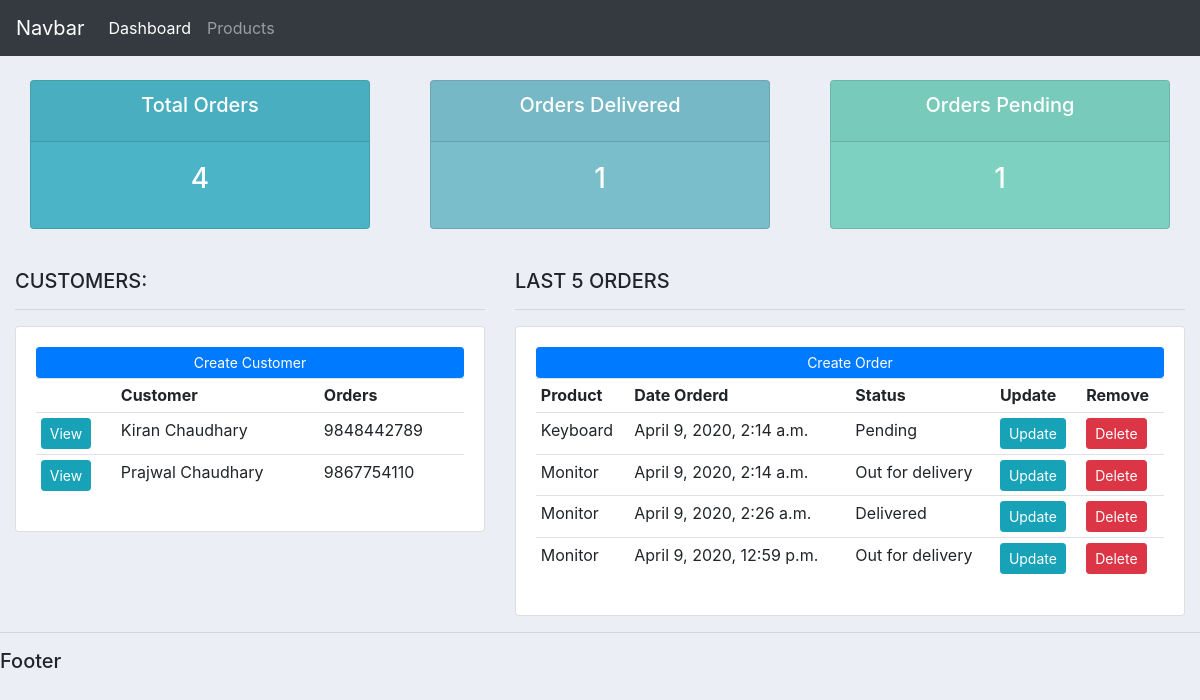
Before: / with the older database file.
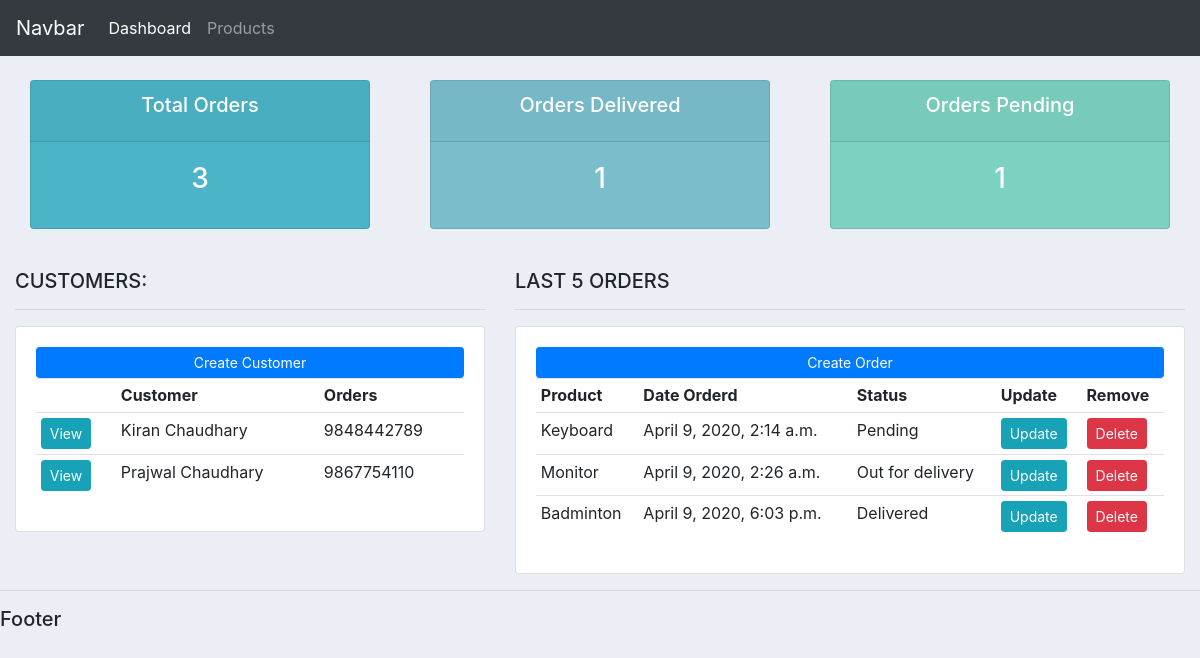
After: the same page with the newer database file.
### accounts/models.py (models this page shows, shortened)
class Customer(models.Model):
    name = models.CharField(max_length=200)
    phone = models.CharField(max_length=10, null=True)
    email = models.CharField(max_length=200, null=True)
    date_created = models.DateTimeField(auto_now_add=True)

class Order(models.Model):
    STATUS = (
        ('Pending', 'Pending'),
        ('Out for delivery', 'Out for delivery'),
        ('Delivered', 'Delivered'),
    )
    customer = models.ForeignKey(Customer, on_delete=models.SET_NULL, null=True)
    product = models.ForeignKey(Product, on_delete=models.SET_NULL, null = True)
    date_created = models.DateTimeField(auto_now_add=True)
    status = models.CharField(max_length=200, null=True, choices=STATUS)

class Product(models.Model):
    CATEGORY = (
        ('Indoor', 'Indoor'),
        ('Out door', 'Out door'),
    )
    name = models.CharField(max_length=200)
    price = models.FloatField()
    category = models.CharField(max_length=200, choices=CATEGORY)
    description = models.CharField(max_length=200, null=True, blank=True)
    date_created = models.DateTimeField(auto_now_add=True)
    tags = models.ManyToManyField(Tag)
    def __str__(self):
        return self.name

### accounts/views.py (the view)
# urls.py: 2. Add a URL to urlpatterns:  path('', views.home, name='home')
def home(request):
    customers = Customer.objects.all()
    orders = Order.objects.all()
    total_orders = orders.count()
    orders_delivered = orders.filter(status="Delivered").count()
    orders_pending = orders.filter(status="Pending").count()
    context={
        'customers': customers,
        'orders' : orders,
        'total_orders' : total_orders,
        'orders_delivered' : orders_delivered,
        'orders_pending' : orders_pending,
    }
    return render(request,"accounts/dashboard.html", context)

### accounts/templates/accounts/dashboard.html
{% extends 'accounts/base.html' %}
{% block content %}
{% include 'accounts/status.html' %}
    <br>
    <div class="row">
        <div class="col-md-5">
            <h5>CUSTOMERS:</h5>
            <hr>
            <div class="card card-body">
                <a class="btn btn-primary  btn-sm btn-block" href="">Create Customer</a>
                <table class="table table-sm">
                    <tr>
                        <th></th>
                        <th>Customer</th>
                        <th>Orders</th>
                    </tr>
                    {% for customer in customers %}
                        <tr>
                            <td><a class="btn btn-sm btn-info" href="{% url 'customer' customer.id %}">View</a></td>
                            <td>{{ customer.name }}</td>
                            <td>{{ customer.phone }}</td>
                        </tr>
                    {% endfor %}
                </table>
            </div>
        </div>
        <div class="col-md-7">
            <h5>LAST 5 ORDERS</h5>
            <hr>
            <div class="card card-body">
                <a class="btn btn-primary  btn-sm btn-block" href="{% url 'create_order' %}">Create Order</a>
                <table class="table table-sm">
                    <tr>
                        <th>Product</th>
                        <th>Date Orderd</th>
                        <th>Status</th>
                        <th>Update</th>
                        <th>Remove</th>
                    </tr>
                    {% for order in orders %}
                        <tr>
                            <td>{{ order.product }}</td>
                            <td>{{ order.date_created }}</td>
                            <td>{{ order.status }}</td>
                            <td><a class="btn btn-sm btn-info" href="{% url 'update_order' order.id %}">Update</a></td>
                            <td><a class="btn btn-sm btn-danger" href="{% url 'delete_order' order.id %}">Delete</a></td>
                        </tr>
                    {% endfor %}
                </table>
            </div>
        </div>
    </div>
{% endblock content %}

Changed rows visible on the page:
removed Order: product "Monitor", date_created "April 9, 2020, 2:14 a.m.", status "Out for delivery"
removed Order: product "Monitor", date_created "April 9, 2020, 12:59 p.m.", status "Out for delivery"
changed Order "Monitor": status "Delivered" → "Out for delivery"
added Order: product "Badminton", date_created "April 9, 2020, 6:03 p.m.", status "Delivered"
Other visible differences:
{{ total_orders }}: "4" → "3"
